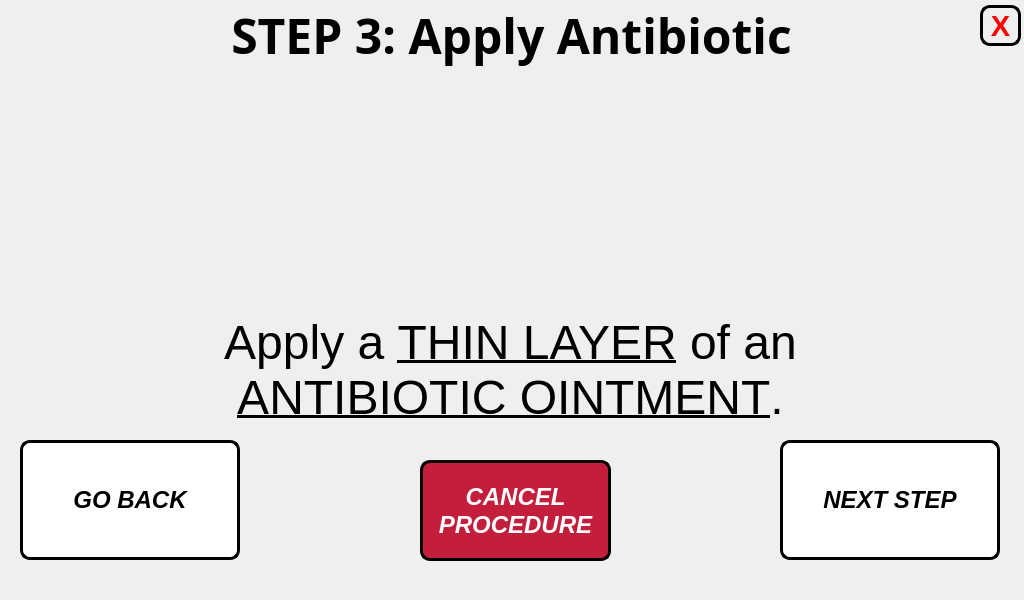
<?xml version="1.0" encoding="UTF-8"?>
<ui version="4.0">
 <class>cut_step_window3</class>
 <widget class="QMainWindow" name="cut_step_window3">
  <property name="geometry">
   <rect>
    <x>0</x>
    <y>0</y>
    <width>1024</width>
    <height>600</height>
   </rect>
  </property>
  <property name="minimumSize">
   <size>
    <width>1024</width>
    <height>600</height>
   </size>
  </property>
  <property name="maximumSize">
   <size>
    <width>1024</width>
    <height>600</height>
   </size>
  </property>
  <property name="windowTitle">
   <string>STEP 3 Procedure</string>
  </property>
  <widget class="QWidget" name="centralwidget">
   <widget class="QLabel" name="title_step_3">
    <property name="geometry">
     <rect>
      <x>6</x>
      <y>0</y>
      <width>1011</width>
      <height>71</height>
     </rect>
    </property>
    <property name="font">
     <font>
      <family>Unispace</family>
      <pointsize>18</pointsize>
      <weight>75</weight>
      <bold>true</bold>
     </font>
    </property>
    <property name="text">
     <string>&lt;html&gt;&lt;head/&gt;&lt;body&gt;&lt;p&gt;&lt;span style=&quot; font-size:36pt;&quot;&gt;STEP 3: Apply Antibiotic&lt;/span&gt;&lt;/p&gt;&lt;/body&gt;&lt;/html&gt;</string>
    </property>
    <property name="alignment">
     <set>Qt::AlignCenter</set>
    </property>
   </widget>
   <widget class="QLabel" name="text_steps_3">
    <property name="geometry">
     <rect>
      <x>20</x>
      <y>310</y>
      <width>981</width>
      <height>121</height>
     </rect>
    </property>
    <property name="font">
     <font>
      <pointsize>14</pointsize>
     </font>
    </property>
    <property name="text">
     <string>&lt;html&gt;&lt;head/&gt;&lt;body&gt;&lt;p align=&quot;center&quot;&gt;&lt;span style=&quot; font-family:'Calibri'; font-size:36pt; color:#000000;&quot;&gt;Apply a &lt;/span&gt;&lt;span style=&quot; font-family:'Calibri'; font-size:36pt; text-decoration: underline; color:#000000;&quot;&gt;THIN LAYER&lt;/span&gt;&lt;span style=&quot; font-family:'Calibri'; font-size:36pt; color:#000000;&quot;&gt; of an&lt;br/&gt;&lt;/span&gt;&lt;span style=&quot; font-family:'Calibri'; font-size:36pt; text-decoration: underline; color:#000000;&quot;&gt;ANTIBIOTIC OINTMENT&lt;/span&gt;&lt;span style=&quot; font-family:'Calibri'; font-size:36pt; color:#000000;&quot;&gt;.&lt;/span&gt;&lt;/p&gt;&lt;/body&gt;&lt;/html&gt;</string>
    </property>
   </widget>
   <widget class="QLabel" name="gif_player_label_3">
    <property name="geometry">
     <rect>
      <x>330</x>
      <y>70</y>
      <width>360</width>
      <height>240</height>
     </rect>
    </property>
    <property name="minimumSize">
     <size>
      <width>360</width>
      <height>240</height>
     </size>
    </property>
    <property name="maximumSize">
     <size>
      <width>360</width>
      <height>240</height>
     </size>
    </property>
    <property name="font">
     <font>
      <family>Unispace</family>
      <pointsize>16</pointsize>
      <weight>75</weight>
      <bold>true</bold>
     </font>
    </property>
    <property name="frameShape">
     <enum>QFrame::NoFrame</enum>
    </property>
    <property name="lineWidth">
     <number>1</number>
    </property>
    <property name="text">
     <string/>
    </property>
    <property name="alignment">
     <set>Qt::AlignCenter</set>
    </property>
   </widget>
   <widget class="QPushButton" name="next_step_button_3">
    <property name="geometry">
     <rect>
      <x>780</x>
      <y>440</y>
      <width>220</width>
      <height>120</height>
     </rect>
    </property>
    <property name="minimumSize">
     <size>
      <width>220</width>
      <height>120</height>
     </size>
    </property>
    <property name="maximumSize">
     <size>
      <width>220</width>
      <height>120</height>
     </size>
    </property>
    <property name="font">
     <font>
      <pointsize>18</pointsize>
      <weight>75</weight>
      <italic>true</italic>
      <bold>true</bold>
     </font>
    </property>
    <property name="cursor">
     <cursorShape>PointingHandCursor</cursorShape>
    </property>
    <property name="styleSheet">
     <string notr="true">QPushButton:hover:!pressed
{
  background-color: rgb(195,30,60);
}

QPushButton
{
  background-color: white;
color: black;
border-style: outset;
border-width: 3px;
border-radius:10px;
border-color: black;
}</string>
    </property>
    <property name="text">
     <string>NEXT STEP</string>
    </property>
   </widget>
   <widget class="QPushButton" name="go_back_injury_type_3">
    <property name="geometry">
     <rect>
      <x>20</x>
      <y>440</y>
      <width>220</width>
      <height>120</height>
     </rect>
    </property>
    <property name="minimumSize">
     <size>
      <width>220</width>
      <height>120</height>
     </size>
    </property>
    <property name="maximumSize">
     <size>
      <width>220</width>
      <height>120</height>
     </size>
    </property>
    <property name="font">
     <font>
      <pointsize>18</pointsize>
      <weight>75</weight>
      <italic>true</italic>
      <bold>true</bold>
     </font>
    </property>
    <property name="styleSheet">
     <string notr="true">QPushButton:hover:!pressed
{
  background-color: rgb(195,30,60);
}

QPushButton
{
  background-color: white;
color: black;
border-style: outset;
border-width: 3px;
border-radius:10px;
border-color: black;
}</string>
    </property>
    <property name="text">
     <string>GO BACK</string>
    </property>
   </widget>
   <widget class="QLabel" name="label">
    <property name="geometry">
     <rect>
      <x>0</x>
      <y>0</y>
      <width>1024</width>
      <height>600</height>
     </rect>
    </property>
    <property name="minimumSize">
     <size>
      <width>1024</width>
      <height>600</height>
     </size>
    </property>
    <property name="maximumSize">
     <size>
      <width>1024</width>
      <height>600</height>
     </size>
    </property>
    <property name="text">
     <string/>
    </property>
    <property name="pixmap">
     <pixmap>../pictures/program_pictures/main_wallpaper.png</pixmap>
    </property>
   </widget>
   <widget class="QPushButton" name="end_procedure_now_button">
    <property name="geometry">
     <rect>
      <x>420</x>
      <y>460</y>
      <width>191</width>
      <height>101</height>
     </rect>
    </property>
    <property name="minimumSize">
     <size>
      <width>0</width>
      <height>0</height>
     </size>
    </property>
    <property name="maximumSize">
     <size>
      <width>16777215</width>
      <height>16777215</height>
     </size>
    </property>
    <property name="font">
     <font>
      <pointsize>18</pointsize>
      <weight>75</weight>
      <italic>true</italic>
      <bold>true</bold>
     </font>
    </property>
    <property name="styleSheet">
     <string notr="true">QPushButton:hover:!pressed
{
  background-color: grey;
}

QPushButton
{
  background-color: rgb(195,30,60);
color: white;
border-style: outset;
border-width: 3px;
border-radius:10px;
border-color: black;
}</string>
    </property>
    <property name="text">
     <string>CANCEL
PROCEDURE</string>
    </property>
   </widget>
   <widget class="QPushButton" name="close_button">
    <property name="geometry">
     <rect>
      <x>980</x>
      <y>5</y>
      <width>41</width>
      <height>41</height>
     </rect>
    </property>
    <property name="font">
     <font>
      <pointsize>22</pointsize>
      <weight>75</weight>
      <bold>true</bold>
     </font>
    </property>
    <property name="styleSheet">
     <string notr="true">QPushButton:hover:!pressed
{
  background-color: rgb(195,30,60);
}

QPushButton
{

color: red;
border-style: outset;
border-width: 3px;
border-radius:10px;
border-color: black;
}
</string>
    </property>
    <property name="text">
     <string>X</string>
    </property>
   </widget>
   <zorder>label</zorder>
   <zorder>text_steps_3</zorder>
   <zorder>title_step_3</zorder>
   <zorder>gif_player_label_3</zorder>
   <zorder>next_step_button_3</zorder>
   <zorder>go_back_injury_type_3</zorder>
   <zorder>end_procedure_now_button</zorder>
   <zorder>close_button</zorder>
  </widget>
 </widget>
 <resources/>
 <connections/>
</ui>
